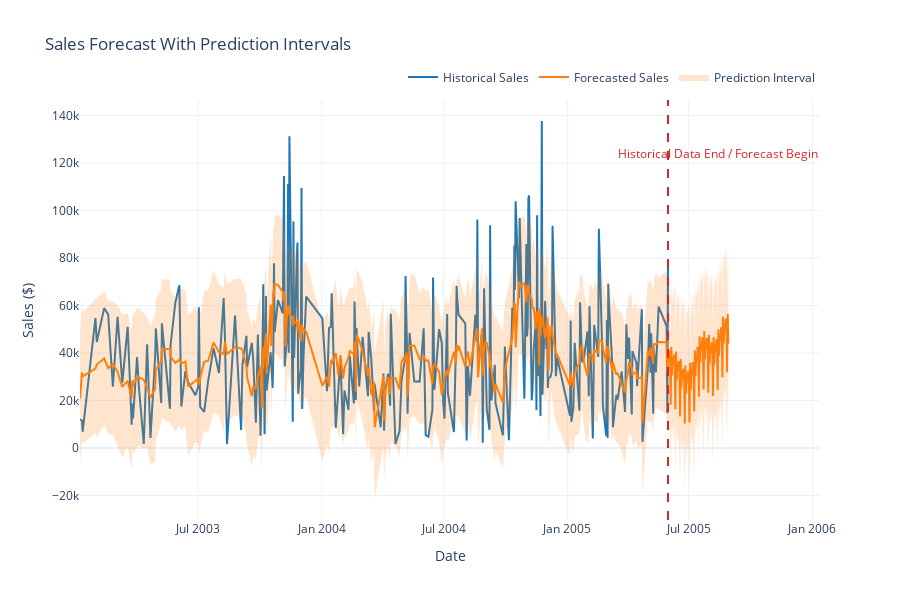

Write notebook code for a chart like this one.
### Code cell
# === VISUALIZATION 1: INTERACTIVE SALES FORECAST ===
# Create dates for marking training vs future forecast
historical_end = daily_sales['ds'].max()
future_start = historical_end + pd.Timedelta(days=1)

# Create interactive plotly plot
fig = go.Figure()

# Add historical data
fig.add_trace(go.Scatter(
    x=daily_sales['ds'], 
    y=daily_sales['y'],
    mode='lines',
    name='Historical Sales',
    line=dict(color='#1f77b4', width=2)
))

# Add forecasted data
fig.add_trace(go.Scatter(
    x=forecast['ds'], 
    y=forecast['yhat'],
    mode='lines',
    name='Forecasted Sales',
    line=dict(color='#ff7f0e', width=2)
))

# Add confidence intervals
fig.add_trace(go.Scatter(
    x=pd.concat([forecast['ds'], forecast['ds'][::-1]]),
    y=pd.concat([forecast['yhat_upper'], forecast['yhat_lower'][::-1]]),
    fill='toself',
    fillcolor='rgba(255, 127, 14, 0.2)',
    line=dict(color='rgba(255, 127, 14, 0)'),
    name='Prediction Interval'
))

# Add vertical line for current date
fig.add_vline(x=historical_end, line_width=2, line_dash="dash", line_color="#d62728")

# Add annotation for the line
fig.add_annotation(
    x=historical_end,
    y=daily_sales['y'].max() * 0.9,
    text="Historical Data End / Forecast Begin",
    showarrow=True,
    arrowhead=1,
    ax=50,
    ay=0,
    font=dict(color="#d62728", size=12)
)

# Update layout
fig.update_layout(
    title='Sales Forecast With Prediction Intervals',
    xaxis_title='Date',
    yaxis_title='Sales ($)',
    hovermode="x unified",
    legend=dict(
        orientation="h",
        yanchor="bottom",
        y=1.02,
        xanchor="right",
        x=1
    ),
    template="plotly_white",
    height=600
)

# Add hover template for better information display
fig.update_traces(
    hovertemplate='<b>Date</b>: %{x}<br><b>Sales</b>: $%{y:.2f}'
)

# Display the interactive forecast
fig.show()

### Figure 1 — Plotly figure (JSON) as saved in the notebook; plotly's stock layout.template omitted (floating-point values rounded to 4 significant figures; data arrays with more than 128 entries replaced by an {"elided": "..."} marker saying what was removed)
{"data": [{"hovertemplate": "<b>Date</b>: %{x}<br><b>Sales</b>: $%{y:.2f}", "line": {"color": "#1f77b4", "width": 2}, "mode": "lines", "name": "Historical Sales", "type": "scatter", "x": {"elided": "252 str values"}, "y": {"elided": "252 float values"}}, {"hovertemplate": "<b>Date</b>: %{x}<br><b>Sales</b>: $%{y:.2f}", "line": {"color": "#ff7f0e", "width": 2}, "mode": "lines", "name": "Forecasted Sales", "type": "scatter", "x": {"elided": "342 str values"}, "y": {"elided": "342 float values"}}, {"fill": "toself", "fillcolor": "rgba(255, 127, 14, 0.2)", "hovertemplate": "<b>Date</b>: %{x}<br><b>Sales</b>: $%{y:.2f}", "line": {"color": "rgba(255, 127, 14, 0)"}, "name": "Prediction Interval", "type": "scatter", "x": {"elided": "684 str values"}, "y": {"elided": "684 float values"}}], "layout": {"annotations": [{"arrowhead": 1, "ax": 50, "ay": 0, "font": {"color": "#d62728", "size": 12}, "showarrow": true, "text": "Historical Data End / Forecast Begin", "x": "2005-05-31T00:00:00", "y": 123900.0}], "height": 600, "hovermode": "x unified", "legend": {"orientation": "h", "x": 1, "xanchor": "right", "y": 1.02, "yanchor": "bottom"}, "shapes": [{"line": {"color": "#d62728", "dash": "dash", "width": 2}, "type": "line", "x0": "2005-05-31T00:00:00", "x1": "2005-05-31T00:00:00", "xref": "x", "y0": 0, "y1": 1, "yref": "y domain"}], "title": {"text": "Sales Forecast With Prediction Intervals"}, "xaxis": {"title": {"text": "Date"}}, "yaxis": {"title": {"text": "Sales ($)"}}}}
